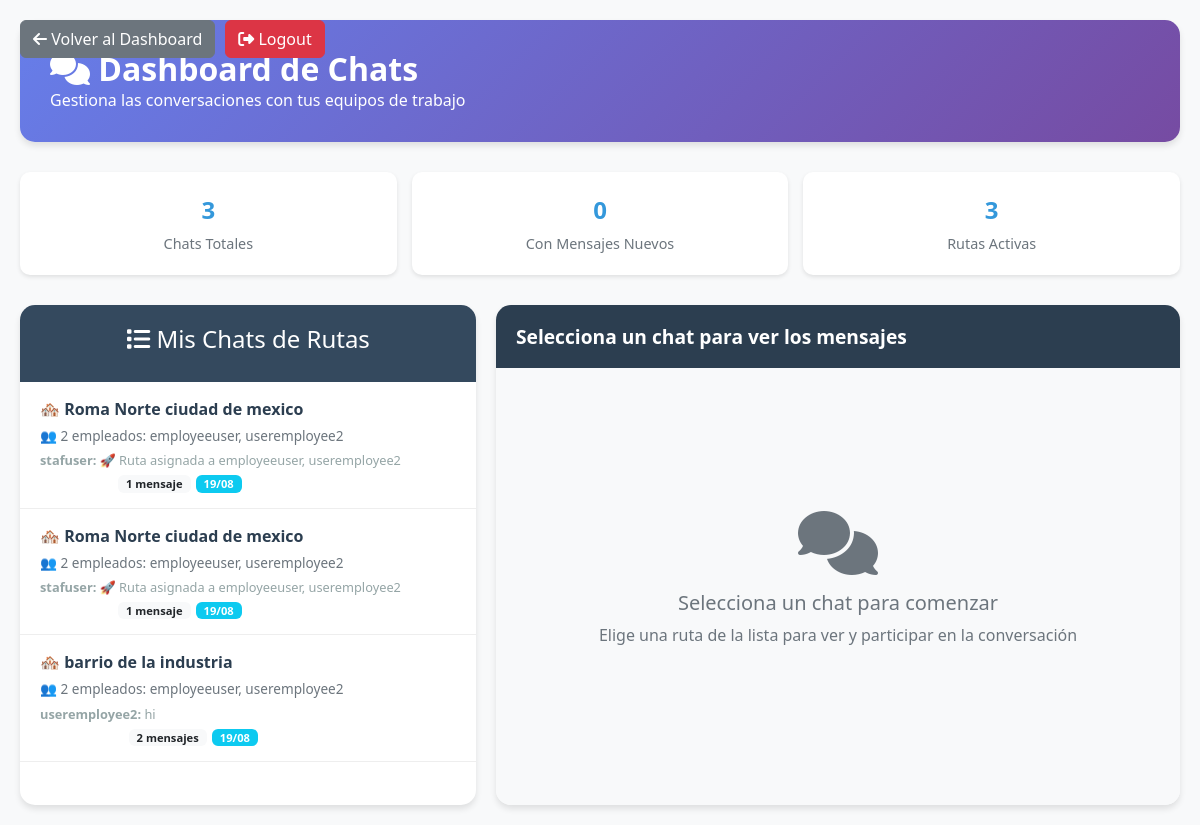
Screenshot of /accounts/chat_dashboard/ (signed in) with the database file from the repository.
### core/models.py (models this page shows, shortened)
class ConfiguracionRuta(models.Model):
    ESTADO_CHOICES = [
        ('pendiente', 'Pendiente'),
        ('activa', 'Activa'),
        ('completada', 'Completada'),
        ('cancelada', 'Cancelada'),
    ]
    colonia = models.ForeignKey(ColoniaProcesada, on_delete=models.CASCADE, related_name='configuraciones_rutas')
    empleados_asignados = models.ManyToManyField(settings.AUTH_USER_MODEL, related_name='rutas_asignadas', limit_choices_to={'role': 'employee'})
    informacion_empleados = models.JSONField(null=True, blank=True)  # Información detallada de empleados
    fecha_creacion = models.DateTimeField(auto_now_add=True)
    estado = models.CharField(max_length=20, choices=ESTADO_CHOICES, default='pendiente')
    notas = models.TextField(blank=True, null=True)
    datos_ruta = models.JSONField(null=True, blank=True)  # Para guardar información específica de la ruta
    mapa_calculado = models.JSONField(null=True, blank=True)  # Datos del mapa con rutas calculadas
    mapa_html = models.TextField(null=True, blank=True)  # HTML completo del mapa para renderizar
    chat_asignado = models.CharField(max_length=255, blank=True, null=True)  # ID o referencia del chat
    tiempo_calculado = models.DurationField(null=True, blank=True)  # Tiempo estimado de la ruta
    creado_por = models.ForeignKey(settings.AUTH_USER_MODEL, on_delete=models.CASCADE, related_name='rutas_creadas')
    tiempo_de_asignacion = models.DateTimeField(auto_now_add=True)  # Cuándo se asignó la ruta
    class Meta:
        verbose_name = "Configuración de Ruta"
        verbose_name_plural = "Configuraciones de Rutas"
        ordering = ['-fecha_creacion']

class ColoniaProcesada(models.Model):
    nombre = models.CharField(max_length=255, unique=True)
    nombre_normalizado = models.CharField(max_length=255, unique=True)
    imagen = models.ImageField(upload_to='colonias/imagenes/', storage=StaticMediaStorage(), null=True, blank=True)
    poligono_geojson = models.JSONField(null=True, blank=True)
    datos_json = models.JSONField(null=True, blank=True)
    configuracion = models.JSONField(null=True, blank=True)
    fecha_creacion = models.DateTimeField(auto_now_add=True)
    fecha_modificacion = models.DateTimeField(auto_now=True)
    creado_por = models.ForeignKey(settings.AUTH_USER_MODEL, on_delete=models.CASCADE, related_name='colonias_creadas')
    class Meta:
        verbose_name = "Colonia Procesada"
        verbose_name_plural = "Colonias Procesadas"
        ordering = ['-fecha_creacion']

class ChatMessage(models.Model):
    TIPO_MENSAJE_CHOICES = [
        ('texto', 'Mensaje de Texto'),
        ('sistema', 'Mensaje del Sistema'),
        ('ubicacion', 'Compartir Ubicación'),
        ('rapido', 'Mensaje Rápido'),
    ]
    configuracion_ruta = models.ForeignKey(
        ConfiguracionRuta,
        on_delete=models.CASCADE,
        related_name='mensajes_chat'
    )
    usuario = models.ForeignKey(
        settings.AUTH_USER_MODEL,
        on_delete=models.CASCADE,
        related_name='mensajes_enviados'
    )
    contenido = models.TextField()
    timestamp = models.DateTimeField(auto_now_add=True)
    tipo_mensaje = models.CharField(max_length=20, choices=TIPO_MENSAJE_CHOICES, default='texto')
    es_leido = models.BooleanField(default=False)
    mensaje_padre = models.ForeignKey(
        'self',
        on_delete=models.CASCADE,
        null=True,
        blank=True,
        related_name='respuestas'
    )
    metadatos = models.JSONField(null=True, blank=True)  # Para coordenadas, etc.
    class Meta:
        verbose_name = "Mensaje de Chat"
        verbose_name_plural = "Mensajes de Chat"
        ordering = ['timestamp']

### accounts/models.py (models this page shows, shortened)
class User(AbstractUser):
    ROLE_CHOICES = [
        ('admin', 'Admin'),
        ('staff', 'Staff'),
        ('employee', 'Employee'),
        ('researcher', 'Researcher'),
    ]
    role = models.CharField(max_length=20, choices=ROLE_CHOICES, default='employee')

### accounts/views.py (the view)
# urls.py: path('chat_dashboard/', chat_dashboard, name='chat_dashboard'),
@login_required
def chat_dashboard(request):
    if request.user.role != 'staff':
        return HttpResponseForbidden('Acceso denegado: No eres staff.')
    from core.models import ConfiguracionRuta, ChatMessage, ChatParticipant
    from django.db.models import Count, Max
    rutas_con_chat = ConfiguracionRuta.objects.filter(
        creado_por=request.user
    ).select_related('colonia').prefetch_related('empleados_asignados', 'participantes_chat').annotate(
        total_mensajes=Count('mensajes_chat'),
        ultimo_mensaje=Max('mensajes_chat__timestamp')
    ).order_by('-ultimo_mensaje', '-fecha_creacion')
    print(f"🔍 Usuario staff: {request.user.username}")
    print(f"🔍 Rutas encontradas: {rutas_con_chat.count()}")
    chats_data = []
    for ruta in rutas_con_chat:
        print(f"🔍 Procesando ruta: {ruta.id} - {ruta.colonia.nombre}")
        ultimo_mensaje = ChatMessage.objects.filter(
            configuracion_ruta=ruta
        ).select_related('usuario').order_by('-timestamp').first()
        try:
            participante_staff = ChatParticipant.objects.get(
                configuracion_ruta=ruta,
                usuario=request.user
            )
            mensajes_no_leidos = participante_staff.get_mensajes_no_leidos()
        except ChatParticipant.DoesNotExist:
            mensajes_no_leidos = 0
        empleados_info = [
            {
                'username': emp.username,
                'email': emp.email
            }
            for emp in ruta.empleados_asignados.all()
        ]
        chat_info = {
            'ruta': ruta,
            'colonia_nombre': ruta.colonia.nombre,
            'empleados': empleados_info,
            'empleados_count': ruta.empleados_asignados.count(),
            'total_mensajes': ruta.total_mensajes,
            'mensajes_no_leidos': mensajes_no_leidos,
            'ultimo_mensaje': ultimo_mensaje,
            'estado': ruta.estado,
            'fecha_creacion': ruta.fecha_creacion,
            'chat_id': ruta.chat_asignado
        }
        chats_data.append(chat_info)
    if not rutas_con_chat.exists():
        print(f"⚠️ No se encontraron rutas para el usuario {request.user.username}")
        print(f"⚠️ Total de rutas en el sistema: {ConfiguracionRuta.objects.count()}")
        print(f"⚠️ Rutas creadas por otros usuarios: {ConfiguracionRuta.objects.exclude(creado_por=request.user).count()}")
    context = {
        'staff_user': request.user,
        'chats_data': chats_data,
        'total_chats': len(chats_data),
        'chats_con_mensajes_nuevos': len([c for c in chats_data if c['mensajes_no_leidos'] > 0]),
        'debug_info': {
            'total_rutas_sistema': ConfiguracionRuta.objects.count(),
            'rutas_usuario_actual': rutas_con_chat.count(),
            'total_mensajes_sistema': ChatMessage.objects.count(),
            'total_participantes_sistema': ChatParticipant.objects.count()
        }
    }
    return render(request, 'staff_chat_dashboard.html', context)

### core/models.py (called while the page is built)
    def get_mensajes_no_leidos(self):
        return ChatMessage.objects.filter(
            configuracion_ruta=self.configuracion_ruta,
            timestamp__gt=self.ultimo_visto
        ).exclude(usuario=self.usuario).count()

### accounts/templates/staff_chat_dashboard.html (shortened to what this page needs)
<!DOCTYPE html>
<html lang="es">
<head>
    <link href="https://cdn.jsdelivr.net/npm/bootstrap@5.3.0/dist/css/bootstrap.min.css" rel="stylesheet">
    <link href="https://cdnjs.cloudflare.com/ajax/libs/font-awesome/6.4.0/css/all.min.css" rel="stylesheet">
</head>
<body>
    <div style="position: fixed; top: 20px; left: 20px; z-index: 1000; display: flex; gap: 10px;">
        <a href="{% url 'staff_dashboard' %}" class="btn btn-secondary">
            <i class="fas fa-arrow-left"></i> Volver al Dashboard
        </a>
        <button class="btn btn-danger" onclick="confirmLogout()">
            <i class="fas fa-sign-out-alt"></i> Logout
        </button>
    </div>
    <div class="chat-dashboard-container">
        <div class="main-header">
            <h1><i class="fas fa-comments"></i> Dashboard de Chats</h1>
            <p class="mb-0">Gestiona las conversaciones con tus equipos de trabajo</p>
        </div>
        <div class="stats-cards">
            <div class="stat-card">
                <div class="stat-number">{{ total_chats }}</div>
                <div class="stat-label">Chats Totales</div>
            </div>
            <div class="stat-card">
                <div class="stat-number">{{ chats_con_mensajes_nuevos }}</div>
                <div class="stat-label">Con Mensajes Nuevos</div>
            </div>
            <div class="stat-card">
                <div class="stat-number">{{ chats_data|length }}</div>
                <div class="stat-label">Rutas Activas</div>
            </div>
        </div>
        {% if chats_data %}
        <div class="chats-grid">
            <div class="chats-list">
                <div class="chats-header">
                    <h4><i class="fas fa-list"></i> Mis Chats de Rutas</h4>
                </div>
                <div class="chats-content">
                    {% for chat in chats_data %}
                    <div class="chat-item"
                         data-ruta-id="{{ chat.ruta.id }}"
                         data-colonia="{{ chat.colonia_nombre }}">
                        <div class="chat-title">
                            🏘️ {{ chat.colonia_nombre }}
                        </div>
                        <div class="chat-subtitle">
                            👥 {{ chat.empleados_count }} empleado{{ chat.empleados_count|pluralize:"s" }}:
                            {% for emp in chat.empleados %}
                                {{ emp.username }}{% if not forloop.last %}, {% endif %}
                            {% endfor %}
                        </div>
                        {% if chat.ultimo_mensaje %}
                        <div class="chat-last-message">
                            <strong>{{ chat.ultimo_mensaje.usuario.username }}:</strong>
                            {{ chat.ultimo_mensaje.contenido|truncatechars:50 }}
                        </div>
                        {% endif %}
                        <div class="chat-badges">
                            <span class="badge bg-{{ chat.estado }}">{{ chat.estado|title }}</span>
                            <span class="badge bg-light text-dark">{{ chat.total_mensajes }} mensaje{{ chat.total_mensajes|pluralize:"s" }}</span>
                            <span class="badge bg-info">{{ chat.fecha_creacion|date:"d/m" }}</span>
                        </div>
                    </div>
                    {% endfor %}
                </div>
            </div>
            <div class="chat-detail">
                <div class="chat-detail-header">
                    <h4 class="chat-detail-title" id="chatDetailTitle">
                        Selecciona un chat para ver los mensajes
                    </h4>
                </div>
                <div class="chat-messages-container" id="chatMessagesContainer">
                    <div class="empty-state">
                        <i class="fas fa-comments fa-4x mb-3"></i>
                        <h5>Selecciona un chat para comenzar</h5>
                        <p>Elige una ruta de la lista para ver y participar en la conversación</p>
                    </div>
                </div>
            </div>
        </div>
        {% endif %}
    </div>
</body>
</html>

### accounts/templates/staff_chat_dashboard.html (style rules this page uses)
body { background-color: #f8f9fa; font-family: 'Segoe UI', Tahoma, Geneva, Verdana, sans-serif; }
.chat-dashboard-container { min-height: 100vh; padding: 20px; }
.main-header { background: linear-gradient(135deg, #667eea 0%, #764ba2 100%); color: white; padding: 30px; border-radius: 15px; margin-bottom: 30px; box-shadow: 0 4px 6px rgba(0, 0, 0, 0.1); }
.main-header h1 { margin: 0; font-size: 2.5rem; font-weight: bold; }
.stats-cards { display: grid; grid-template-columns: repeat(auto-fit, minmax(200px, 1fr)); gap: 20px; margin-bottom: 30px; }
.stat-card { background: white; padding: 20px; border-radius: 10px; box-shadow: 0 2px 4px rgba(0, 0, 0, 0.1); text-align: center; }
.stat-number { font-size: 2rem; font-weight: bold; color: #3498db; }
.stat-label { color: #6c757d; font-size: 0.9rem; margin-top: 5px; }
.chats-grid { display: grid; grid-template-columns: 1fr 2fr; gap: 30px; height: calc(100vh - 300px); }
.chats-list { background: white; border-radius: 15px; box-shadow: 0 4px 6px rgba(0, 0, 0, 0.1); overflow: hidden; }
.chats-header { background: #34495e; color: white; padding: 20px; text-align: center; }
.chats-content { height: calc(100vh - 400px); overflow-y: auto; }
.chat-item { padding: 15px 20px; border-bottom: 1px solid #eee; cursor: pointer; transition: all 0.3s ease; position: relative; }
.chat-title { font-weight: 600; color: #2c3e50; margin-bottom: 5px; }
.chat-subtitle { font-size: 0.85rem; color: #6c757d; margin-bottom: 5px; }
.chat-last-message { font-size: 0.8rem; color: #95a5a6; margin-bottom: 5px; }
.chat-badges { display: flex; gap: 5px; flex-wrap: wrap; }
.badge { font-size: 0.7rem; padding: 3px 8px; }
.chat-detail { background: white; border-radius: 15px; box-shadow: 0 4px 6px rgba(0, 0, 0, 0.1); display: flex; flex-direction: column; overflow: hidden; }
.chat-detail-header { background: #2c3e50; color: white; padding: 20px; display: flex; justify-content: space-between; align-items: center; }
.chat-detail-title { font-size: 1.2rem; font-weight: 600; margin: 0; }
.chat-messages-container { flex: 1; padding: 20px; overflow-y: auto; background: #f8f9fa; }
.empty-state { display: flex; flex-direction: column; align-items: center; justify-content: center; height: 100%; color: #6c757d; }
@media (max-width: 1200px) { .chats-grid { grid-template-columns: 1fr 1.5fr; gap: 20px; } }
@media (max-width: 1200px) { .stats-cards { grid-template-columns: repeat(auto-fit, minmax(150px, 1fr)); gap: 15px; } }
@media (max-width: 1200px) { .stat-number { font-size: 1.5rem; } }
@media (max-width: 1200px) { .main-header h1 { font-size: 2rem; } }

### rows the page displays
ConfiguracionRuta: colonia_nombre "Roma Norte ciudad de mexico", empleados_count "2", ultimo_mensaje.usuario.username "stafuser", ultimo_mensaje.contenido "🚀 Ruta asignada a employeeuser, useremployee2", total_mensajes "1", fecha_creacion "19/08"
User: username "employeeuser" "employeeuser" "employeeuser"
User: username "useremployee2" "useremployee2" "useremployee2"
ConfiguracionRuta: colonia_nombre "Roma Norte ciudad de mexico", empleados_count "2", ultimo_mensaje.usuario.username "stafuser", ultimo_mensaje.contenido "🚀 Ruta asignada a employeeuser, useremployee2", total_mensajes "1", fecha_creacion "19/08"
ConfiguracionRuta: colonia_nombre "barrio de la industria", empleados_count "2", ultimo_mensaje.usuario.username "useremployee2", ultimo_mensaje.contenido "hi", total_mensajes "2", fecha_creacion "19/08"

### other values shown
{{ total_chats }} "3"
{{ chats_con_mensajes_nuevos }} "0"
{{ chats_data|length }} "3"
